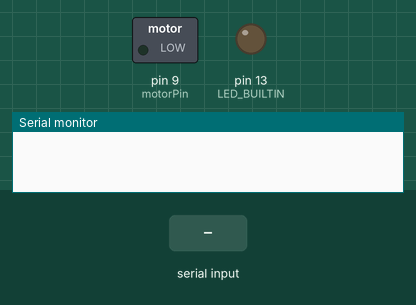
Bench run of a sketch on a simulated Arduino Uno, built with avr-gcc and run on an emulated ATmega328P. On the bench: switched loads named in the sketch (green lamp = pin HIGH), output pins drawn as LEDs (lit = HIGH), the last lines printed to the serial monitor. The test bench sets the inputs (shaded band).

Above: at 1.2 s.
1.3 s: "90,45\n" received over Serial
At 2.5 s:
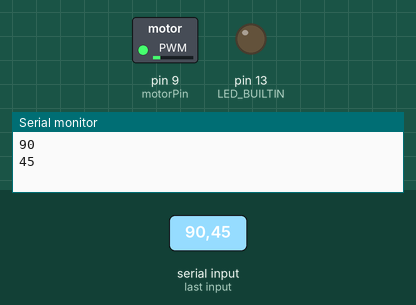
2.8 s: "30,150\n" received over Serial
At 3.8 s:
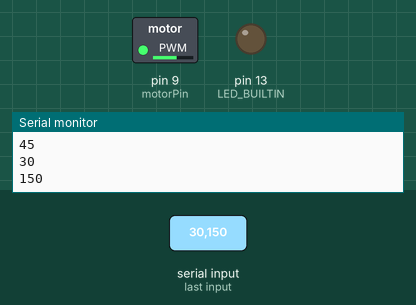
4.3 s: "200\n" received over Serial
At 4.9 s:
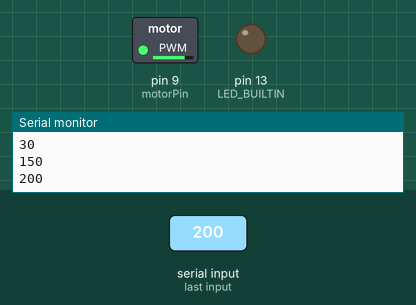
5.8 s: "90\n" received over Serial
At 7.2 s:
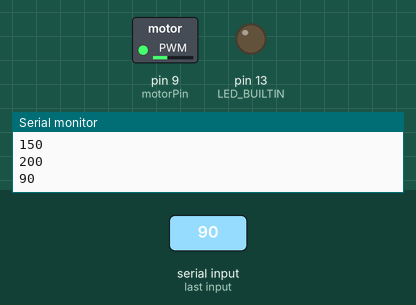
Timing chart, 0 to 8.3 s (numbered marks = the images above; inputs shaded):
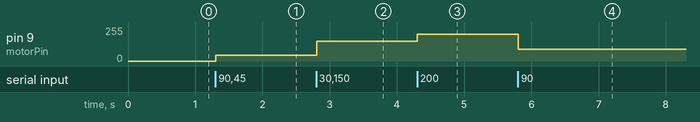

The sketch:

Read-Write_Connection.ino
```cpp
#include <Arduino.h>
float inBytes;
int motorPin = 9;
int k = 0;

void setup() {

  Serial.begin(9600);
  pinMode(LED_BUILTIN, OUTPUT);
}

void loop() {

  if (Serial.available() > 1){
    k = Serial.parseInt();//Serial.readStringUntil('\n');

  Serial.println(k);
  analogWrite(motorPin, k);

  }
}
```

Measured:
- after the input at 1.3 s, pin 9 (motorPin): 0/255 → 45/255 at once
- after the input at 2.8 s, pin 9 (motorPin): 45/255 → 150/255 at once
- after the input at 4.3 s, pin 9 (motorPin): 150/255 → 200/255 at once
- after the input at 5.8 s, pin 9 (motorPin): 200/255 → 90/255 at once
